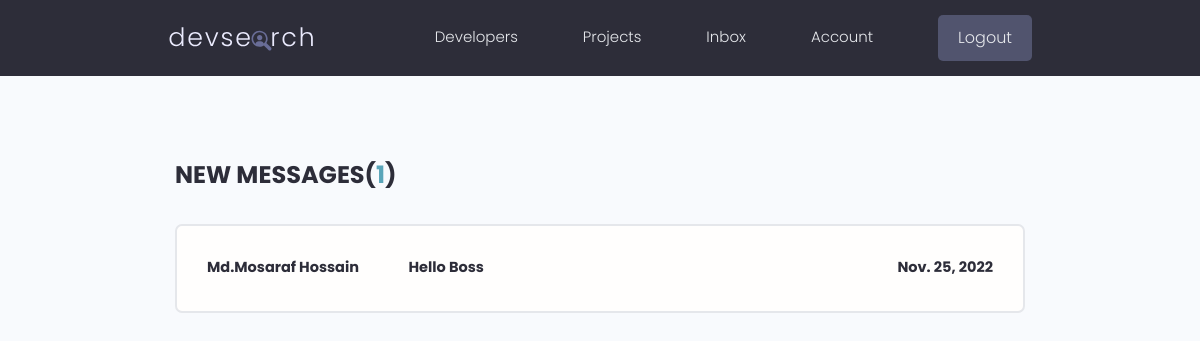
The page /inbox/ (signed in) on the database its author committed.
### users/models.py (models this page shows, shortened)
class Message(models.Model):
    sender = models.ForeignKey(Profile, on_delete=models.SET_NULL, null=True, blank=True)
    recipient = models.ForeignKey(Profile, on_delete=models.SET_NULL, null=True, blank=True, related_name="messages")
    name = models.CharField(max_length=200, null=True, blank=True)
    email = models.EmailField(max_length=200, null=True, blank=True)
    subject = models.CharField(max_length=200, null=True, blank=True)
    body = models.TextField()
    is_read = models.BooleanField(default=False, null=True)
    created = models.DateField(auto_now_add=True)
    id = models.UUIDField(default=uuid.uuid4, unique=True,
                          primary_key=True, editable=False)
    class Meta:
        ordering = ['is_read', '-created']

### users/views.py (the view)
# urls.py: path('inbox/', views.inbox, name="inbox"),
@login_required(login_url='login')
def inbox(request):
    profile = request.user.profile
    messageRequests = profile.messages.all()
    unreadCount = messageRequests.filter(is_read=False).count()
    context = {'messageRequests': messageRequests, 'unreadCount': unreadCount}
    return render(request, 'users/inbox.html', context)

### users/templates/users/inbox.html
{% extends 'main.html' %}
{% block content %}
  <main class="inbox my-xl">
    <div class="content-box">
      <h3 class="inbox__title">New Messages(<span>{{unreadCount}}</span>)</h3>
      <ul class="messages">
        {% for message in messageRequests %}
         {% if message.is_read == False %}
           <li class="message message--unread">
         {% else %}
              <li class="message">
        {% endif %}
          <a href="{% url 'message' message.id %}">
            <span class="message__author">{{message.name}}</span>
            <span class="message__subject">{{message.subject}}</span>
            <span class="message__date">{{message.created}}</span>
          </a>
        </li>
        {% endfor %}
      </ul>
    </div>
  </main>
  {% endblock content %}

### static/styles/app.css (style rules this page uses)
:root { --color-sub: #2d2d39; }
.content-box { width: 95%; max-width: 85rem; margin: 0 auto; }
.inbox { height: 90vh; }
.inbox__title, .inbox__title span { font-size: 2.4rem; font-weight: 700; color: var(--color-sub); text-transform: uppercase; text-align: left; margin-bottom: 3rem; }
.inbox__title span { color: var(--color-main); }
.messages { list-style: none; background: var(--color-white); padding: 0.5rem 3rem; border: 2px solid var(--color-light); border-radius: 0.7rem; }
.message { padding: 2.5rem 0; }
.message > a span { font-size: 1.45rem; font-weight: 500; }
.message.message--unread a span { font-weight: 700; color: var(--color-sub); }
.message > a { display: flex; gap: 1rem; }
.message__author, .message__date { flex-basis: 25%; }
.message__subject { flex-basis: 50%; }
.message__date { text-align: right; }

### static/uikit/styles/modules/_variables.css (style rules this page uses)
:root { --color-main: #5aa5b9; --color-main-light: #e6faff; --color-sub: #3f4156; --color-sub-light: #51546e; --color-sub-lighter: #ededfd; --color-text: #737373; --color-gray: #8b8b8b; --color-light: #e5e7eb; --color-light-gray: #767676; --color-bg: #f8fafd; --color-white: #fffefd; --color-white-light: #f3f3f3; --color-success: #359e64; --color-success-bg: #def8e8; --color-error: #fc4b0b; --color-error-bg: #fff2ee; --font-base: 'Poppins', arial, helvetica, 'Segoe UI', roboto, ubuntu, sans-serif; --font-monospace: 'Fira Code', 'Courier New', courier, monospace; --font-regular: 300; --font-medium: 500; --font-bold: 700; --generic-shadow: 1px 1px 5px #00000010; --generic-transition: all 0.3s ease-in-out; }

### static/uikit/styles/modules/_base.css (style rules this page uses)
* { margin: 0; padding: 0; box-sizing: border-box; text-rendering: optimizeLegibility; color: inherit; font-size: inherit; }
html { font-size: 50%; }
@media only screen and (min-width: 480px) { html { font-size: 56.25%; } }
@media only screen and (min-width: 1200px) { html { font-size: 62.5%; } }
body { line-height: 1.6; font-weight: 400; font-size: 1.5rem; color: var(--color-text); background-color: var(--color-bg); min-height: 100vh; }

### static/uikit/styles/modules/_typography.css (style rules this page uses)
* { font-family: var(--font-base); }
h3 { font-size: 3.2rem; font-weight: var(--font-medium); }
p, span, strong { font-size: 1.6rem; color: var(--color-text); font-weight: var(--font-regular); }
a { padding-bottom: 2px; text-decoration: none; display: inline-block; color: var(--color-main); font-weight: var(--font-medium); }

### static/uikit/styles/modules/_utilities.css (style rules this page uses)
.my-xl { margin: 8rem auto; }

### rows shown on the page
Message: name "Md.Mosaraf Hossain", subject "Hello Boss", created "Nov. 25, 2022"

### other values the page prints
{{ unreadCount }} "1"
